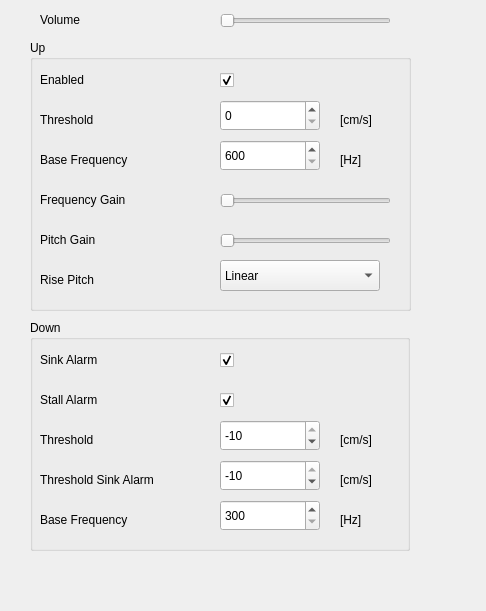
<?xml version="1.0" encoding="UTF-8"?>
<ui version="4.0">
 <class>AcousticFrame6015</class>
 <widget class="QWidget" name="AcousticFrame6015">
  <property name="geometry">
   <rect>
    <x>0</x>
    <y>0</y>
    <width>486</width>
    <height>611</height>
   </rect>
  </property>
  <property name="windowTitle">
   <string>Acoustic</string>
  </property>
  <widget class="QLabel" name="textLabel_Volume">
   <property name="geometry">
    <rect>
     <x>40</x>
     <y>10</y>
     <width>150</width>
     <height>20</height>
    </rect>
   </property>
   <property name="text">
    <string>Volume</string>
   </property>
   <property name="wordWrap">
    <bool>false</bool>
   </property>
  </widget>
  <widget class="QSlider" name="slider_Volume">
   <property name="geometry">
    <rect>
     <x>220</x>
     <y>10</y>
     <width>171</width>
     <height>21</height>
    </rect>
   </property>
   <property name="maximum">
    <number>4</number>
   </property>
   <property name="singleStep">
    <number>1</number>
   </property>
   <property name="pageStep">
    <number>1</number>
   </property>
   <property name="orientation">
    <enum>Qt::Horizontal</enum>
   </property>
  </widget>
  <widget class="Q3GroupBox" name="groupBox3">
   <property name="geometry">
    <rect>
     <x>30</x>
     <y>40</y>
     <width>381</width>
     <height>271</height>
    </rect>
   </property>
   <property name="title">
    <string>Up</string>
   </property>
   <widget class="QLabel" name="textLabel_Rise_En">
    <property name="geometry">
     <rect>
      <x>10</x>
      <y>30</y>
      <width>134</width>
      <height>20</height>
     </rect>
    </property>
    <property name="text">
     <string>Enabled</string>
    </property>
    <property name="wordWrap">
     <bool>false</bool>
    </property>
   </widget>
   <widget class="QCheckBox" name="checkBox_RiseAcoustic">
    <property name="geometry">
     <rect>
      <x>190</x>
      <y>30</y>
      <width>21</width>
      <height>21</height>
     </rect>
    </property>
    <property name="text">
     <string/>
    </property>
    <property name="checked">
     <bool>true</bool>
    </property>
   </widget>
   <widget class="QLabel" name="textLabel_FreqMod">
    <property name="geometry">
     <rect>
      <x>10</x>
      <y>150</y>
      <width>162</width>
      <height>20</height>
     </rect>
    </property>
    <property name="text">
     <string>Frequency Gain</string>
    </property>
    <property name="wordWrap">
     <bool>false</bool>
    </property>
   </widget>
   <widget class="QLabel" name="textLabel_Threshold">
    <property name="geometry">
     <rect>
      <x>10</x>
      <y>70</y>
      <width>134</width>
      <height>20</height>
     </rect>
    </property>
    <property name="text">
     <string>Threshold</string>
    </property>
    <property name="wordWrap">
     <bool>false</bool>
    </property>
   </widget>
   <widget class="QLabel" name="textLabel_ThresholdUnit">
    <property name="geometry">
     <rect>
      <x>310</x>
      <y>70</y>
      <width>67</width>
      <height>20</height>
     </rect>
    </property>
    <property name="text">
     <string>[cm/s]</string>
    </property>
    <property name="wordWrap">
     <bool>false</bool>
    </property>
   </widget>
   <widget class="QLabel" name="textLabel_UpFreq">
    <property name="geometry">
     <rect>
      <x>10</x>
      <y>110</y>
      <width>150</width>
      <height>20</height>
     </rect>
    </property>
    <property name="text">
     <string>Base Frequency</string>
    </property>
    <property name="wordWrap">
     <bool>false</bool>
    </property>
   </widget>
   <widget class="QLabel" name="textLabel_UpFreqUnit">
    <property name="geometry">
     <rect>
      <x>310</x>
      <y>110</y>
      <width>67</width>
      <height>20</height>
     </rect>
    </property>
    <property name="text">
     <string>[Hz]</string>
    </property>
    <property name="wordWrap">
     <bool>false</bool>
    </property>
   </widget>
   <widget class="QSlider" name="slider_FreqGain">
    <property name="geometry">
     <rect>
      <x>190</x>
      <y>150</y>
      <width>171</width>
      <height>21</height>
     </rect>
    </property>
    <property name="cursor">
     <cursorShape>ArrowCursor</cursorShape>
    </property>
    <property name="minimum">
     <number>0</number>
    </property>
    <property name="maximum">
     <number>4</number>
    </property>
    <property name="pageStep">
     <number>1</number>
    </property>
    <property name="value">
     <number>0</number>
    </property>
    <property name="orientation">
     <enum>Qt::Horizontal</enum>
    </property>
   </widget>
   <widget class="QSlider" name="slider_PitchGain">
    <property name="geometry">
     <rect>
      <x>190</x>
      <y>190</y>
      <width>171</width>
      <height>21</height>
     </rect>
    </property>
    <property name="minimum">
     <number>1</number>
    </property>
    <property name="maximum">
     <number>5</number>
    </property>
    <property name="pageStep">
     <number>1</number>
    </property>
    <property name="orientation">
     <enum>Qt::Horizontal</enum>
    </property>
   </widget>
   <widget class="QSpinBox" name="spinBox_UpFreq">
    <property name="geometry">
     <rect>
      <x>190</x>
      <y>100</y>
      <width>100</width>
      <height>31</height>
     </rect>
    </property>
    <property name="minimum">
     <number>600</number>
    </property>
    <property name="maximum">
     <number>1400</number>
    </property>
    <property name="singleStep">
     <number>1</number>
    </property>
    <property name="value">
     <number>600</number>
    </property>
   </widget>
   <widget class="QSpinBox" name="spinBox_ThresUp">
    <property name="geometry">
     <rect>
      <x>190</x>
      <y>60</y>
      <width>100</width>
      <height>31</height>
     </rect>
    </property>
    <property name="minimum">
     <number>0</number>
    </property>
    <property name="maximum">
     <number>20</number>
    </property>
   </widget>
   <widget class="QComboBox" name="comboBox_RisePitch">
    <property name="enabled">
     <bool>true</bool>
    </property>
    <property name="geometry">
     <rect>
      <x>190</x>
      <y>220</y>
      <width>160</width>
      <height>31</height>
     </rect>
    </property>
    <item>
     <property name="text">
      <string>Linear</string>
     </property>
    </item>
    <item>
     <property name="text">
      <string>Exponential</string>
     </property>
    </item>
   </widget>
   <widget class="QLabel" name="textLabel_Pitch">
    <property name="geometry">
     <rect>
      <x>10</x>
      <y>190</y>
      <width>150</width>
      <height>20</height>
     </rect>
    </property>
    <property name="text">
     <string>Pitch Gain</string>
    </property>
    <property name="wordWrap">
     <bool>false</bool>
    </property>
   </widget>
   <widget class="QLabel" name="textLabel_Variomode">
    <property name="geometry">
     <rect>
      <x>10</x>
      <y>230</y>
      <width>134</width>
      <height>20</height>
     </rect>
    </property>
    <property name="text">
     <string>Rise Pitch</string>
    </property>
    <property name="wordWrap">
     <bool>false</bool>
    </property>
   </widget>
  </widget>
  <widget class="Q3GroupBox" name="groupBox2">
   <property name="geometry">
    <rect>
     <x>30</x>
     <y>320</y>
     <width>380</width>
     <height>231</height>
    </rect>
   </property>
   <property name="title">
    <string>Down</string>
   </property>
   <widget class="QLabel" name="textLabel_Sink">
    <property name="geometry">
     <rect>
      <x>10</x>
      <y>110</y>
      <width>134</width>
      <height>20</height>
     </rect>
    </property>
    <property name="text">
     <string>Threshold</string>
    </property>
    <property name="wordWrap">
     <bool>false</bool>
    </property>
   </widget>
   <widget class="QLabel" name="textLabel_DownFreq">
    <property name="geometry">
     <rect>
      <x>10</x>
      <y>190</y>
      <width>150</width>
      <height>20</height>
     </rect>
    </property>
    <property name="text">
     <string>Base Frequency</string>
    </property>
    <property name="wordWrap">
     <bool>false</bool>
    </property>
   </widget>
   <widget class="QLabel" name="textLabel_SinkUnit">
    <property name="geometry">
     <rect>
      <x>310</x>
      <y>110</y>
      <width>50</width>
      <height>20</height>
     </rect>
    </property>
    <property name="text">
     <string>[cm/s]</string>
    </property>
    <property name="wordWrap">
     <bool>false</bool>
    </property>
   </widget>
   <widget class="QSpinBox" name="spinBox_DownFreq">
    <property name="geometry">
     <rect>
      <x>190</x>
      <y>180</y>
      <width>100</width>
      <height>31</height>
     </rect>
    </property>
    <property name="minimum">
     <number>300</number>
    </property>
    <property name="maximum">
     <number>1400</number>
    </property>
    <property name="singleStep">
     <number>1</number>
    </property>
    <property name="value">
     <number>300</number>
    </property>
   </widget>
   <widget class="QLabel" name="textLabel_SinkUnit_2">
    <property name="geometry">
     <rect>
      <x>310</x>
      <y>150</y>
      <width>50</width>
      <height>20</height>
     </rect>
    </property>
    <property name="text">
     <string>[cm/s]</string>
    </property>
    <property name="wordWrap">
     <bool>false</bool>
    </property>
   </widget>
   <widget class="QLabel" name="textLabel_DownFreqUnit">
    <property name="geometry">
     <rect>
      <x>310</x>
      <y>190</y>
      <width>33</width>
      <height>20</height>
     </rect>
    </property>
    <property name="text">
     <string>[Hz]</string>
    </property>
    <property name="wordWrap">
     <bool>false</bool>
    </property>
   </widget>
   <widget class="QLabel" name="textLabel_Sink_2">
    <property name="geometry">
     <rect>
      <x>10</x>
      <y>150</y>
      <width>156</width>
      <height>20</height>
     </rect>
    </property>
    <property name="text">
     <string>Threshold Sink Alarm</string>
    </property>
    <property name="wordWrap">
     <bool>false</bool>
    </property>
   </widget>
   <widget class="QLabel" name="textLabel_StallAlarm">
    <property name="geometry">
     <rect>
      <x>10</x>
      <y>70</y>
      <width>134</width>
      <height>20</height>
     </rect>
    </property>
    <property name="text">
     <string>Stall Alarm</string>
    </property>
    <property name="wordWrap">
     <bool>false</bool>
    </property>
   </widget>
   <widget class="QLabel" name="textLabel_SinkAlarm">
    <property name="geometry">
     <rect>
      <x>10</x>
      <y>30</y>
      <width>134</width>
      <height>20</height>
     </rect>
    </property>
    <property name="text">
     <string>Sink Alarm</string>
    </property>
    <property name="wordWrap">
     <bool>false</bool>
    </property>
   </widget>
   <widget class="QCheckBox" name="checkBox_StallAlarm">
    <property name="geometry">
     <rect>
      <x>190</x>
      <y>70</y>
      <width>21</width>
      <height>20</height>
     </rect>
    </property>
    <property name="text">
     <string/>
    </property>
    <property name="checked">
     <bool>true</bool>
    </property>
   </widget>
   <widget class="QCheckBox" name="checkBox_SinkAlarm">
    <property name="geometry">
     <rect>
      <x>190</x>
      <y>30</y>
      <width>21</width>
      <height>21</height>
     </rect>
    </property>
    <property name="text">
     <string/>
    </property>
    <property name="checked">
     <bool>true</bool>
    </property>
   </widget>
   <widget class="QSpinBox" name="spinBox_ThresDown">
    <property name="geometry">
     <rect>
      <x>190</x>
      <y>100</y>
      <width>100</width>
      <height>31</height>
     </rect>
    </property>
    <property name="prefix">
     <string/>
    </property>
    <property name="minimum">
     <number>-2000</number>
    </property>
    <property name="maximum">
     <number>-10</number>
    </property>
   </widget>
   <widget class="QSpinBox" name="spinBox_ThresSinkAlarm">
    <property name="geometry">
     <rect>
      <x>190</x>
      <y>140</y>
      <width>100</width>
      <height>31</height>
     </rect>
    </property>
    <property name="prefix">
     <string/>
    </property>
    <property name="minimum">
     <number>-9990</number>
    </property>
    <property name="maximum">
     <number>-10</number>
    </property>
   </widget>
  </widget>
 </widget>
 <layoutdefault spacing="6" margin="11"/>
 <pixmapfunction>qPixmapFromMimeSource</pixmapfunction>
 <customwidgets>
  <customwidget>
   <class>Q3GroupBox</class>
   <extends>QGroupBox</extends>
   <header>Qt3Support/Q3GroupBox</header>
   <container>1</container>
  </customwidget>
 </customwidgets>
 <resources/>
 <connections/>
</ui>
